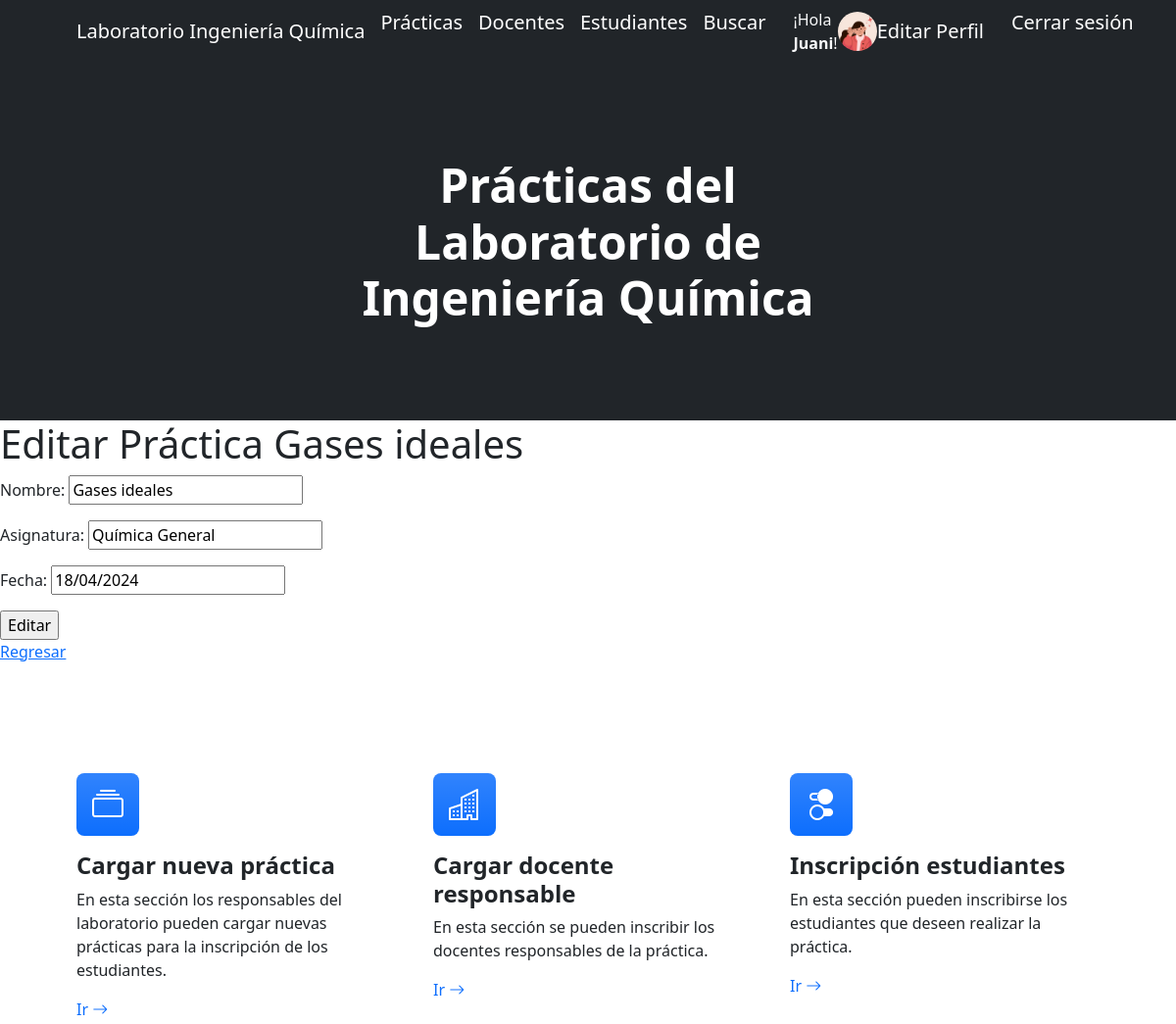
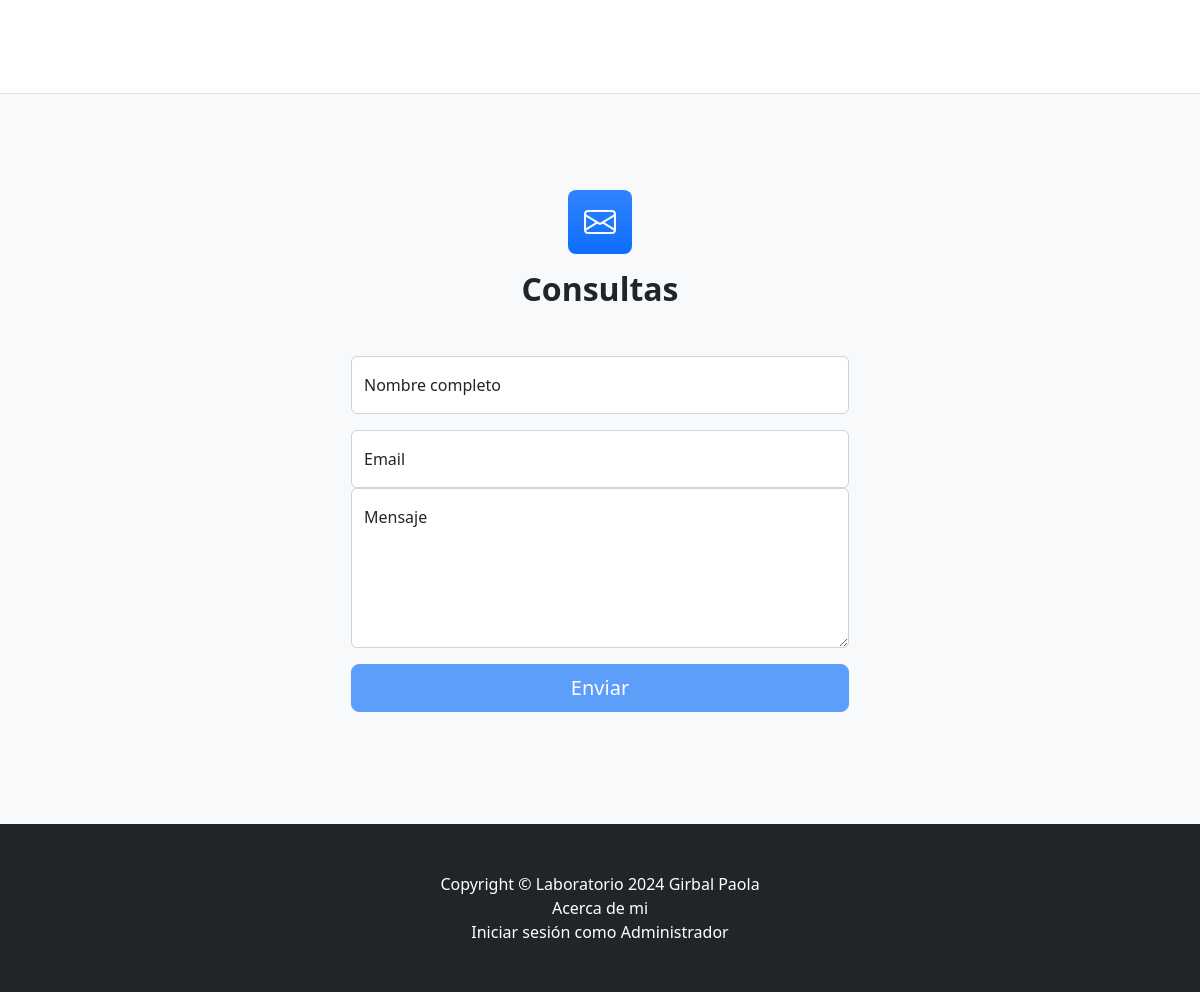
The page /practicaUpdate/1/ (signed in) on the database its author committed (2 pictures, top to bottom).
### AppLab/models.py (models this page shows, shortened)
class UserProfile(models.Model):
    user = models.OneToOneField(User, on_delete=models.CASCADE)
    avatar = models.ImageField(upload_to='avatars/', null=True, blank=True)

class Practica(models.Model):
    nombre = models.CharField(max_length=40)
    asignatura = models.CharField(max_length=30)
    fecha = models.DateField()

### AppLab/views.py (the view)
# urls.py: path('practicaUpdate/<int:pk>/', PracticaUpdate.as_view(), name = "practica_editar"),
class PracticaUpdate(LoginRequiredMixin, UpdateView):
    model = Practica
    template_name = "AppLab/practicaEditar.html"
    success_url = reverse_lazy('practicas')
    fields = ['nombre', 'asignatura', 'fecha']
    login_url = '/login'

### AppLab/templates/AppLab/practicaEditar.html (shortened to what this page needs)
{% extends "AppLab/padre.html" %}
{% load static %}
{% block contenidoQueCambia %}
<h1> Editar Práctica {{practica.nombre}} </h1>
<form action="" method="POST">
    {{form.as_p}}
    <input type="submit" value="Editar">
</form>
<p>
    <a href="{% url 'practicas' %}">Regresar</a>
</p>
{% endblock %}

### AppLab/templates/AppLab/padre.html (shortened to what this page needs)
<!DOCTYPE html>
<html lang="en">
    <head>
        {% load static %}
        <link href="https://cdn.jsdelivr.net/npm/bootstrap-icons@1.4.1/font/bootstrap-icons.css" rel="stylesheet" />
        <link href="{% static 'AppLab/css/styles.css' %}" rel="stylesheet" />
    </head>
    <body>
        <nav class="navbar navbar-expand-lg navbar-dark bg-dark">
            <div class="container px-5">
                <a class="navbar-brand" href="{% url 'inicio' %}">Laboratorio Ingeniería Química</a>
                <div class="collapse navbar-collapse" id="navbarSupportedContent">
                    <ul class="navbar-nav ms-auto mb-2 mb-lg-0">
                        <li class="nav-item"><a class="navbar-brand" href="{% url 'practicas' %}">Prácticas</a></li>
                        <li class="nav-item"><a class="navbar-brand" href="{% url 'docentes' %}">Docentes</a></li>
                        <li class="nav-item"><a class="navbar-brand" href="{% url 'estudiantes' %}">Estudiantes</a></li>
                        <li class="nav-item"><a class="navbar-brand" href="{% url 'buscar' %}">Buscar</a></li>
                    {% if request.user.is_authenticated %}
                        <div class="container d-flex align-items-center">
                            <span class="text-light mr-2"> ¡Hola <strong>{{ request.user.username }}</strong>!</span>
                            {% if request.user.userprofile.avatar %}
                                <img src="{{ request.user.userprofile.avatar.url }}" alt="Avatar" height="40" class="rounded-circle">
                            {% else %}
                                <img src="{% static 'default-avatar.png' %}" alt="Avatar" height="40" class="rounded-circle">
                            {% endif %}
                            <a class="navbar-brand ml-2" href="{% url 'editar_usuario' %}">Editar Perfil</a>
                        </div>
                        <form action="{% url 'logout' %}" method="post" id="logoutForm" class="ml-2">
                            <a class="navbar-brand" href="#" onclick="document.getElementById('logoutForm').submit();">Cerrar sesión</a>
                        </form>
                    {% else %}
                        <li class="nav-item"><a class="navbar-brand" href="{% url 'login' %}">Iniciar sesión</a></li>
                        <li class="nav-item"><a class="navbar-brand" href="{% url 'registro' %}">Registrate</a></li>
                    {% endif %}
                    </ul>
                </div>
            </div>
        </nav>
        <header class="bg-dark py-5">
            <div class="container px-5">
                <div class="row gx-5 justify-content-center">
                    <div class="col-lg-6">
                        <div class="text-center my-5">
                            <h1 class="display-5 fw-bolder text-white mb-2">Prácticas del Laboratorio de Ingeniería Química</h1>
                        </div>
                    </div>
                </div>
            </div>
        </header>
        {% block contenidoQueCambia %}
        {% endblock %}
        <section class="py-5 border-bottom" id="features">
            <div class="container px-5 my-5">
                <div class="row gx-5">
                    <div class="col-lg-4 mb-5 mb-lg-0">
                        <div class="feature bg-primary bg-gradient text-white rounded-3 mb-3"><i class="bi bi-collection"></i></div>
                        <h2 class="h4 fw-bolder">Cargar nueva práctica</h2>
                        <p>En esta sección los responsables del laboratorio pueden cargar nuevas prácticas para la inscripción de los estudiantes.</p>
                        <a class="text-decoration-none" href="{% url 'practicas' %}">
                            Ir
                            <i class="bi bi-arrow-right"></i>
                        </a>
                    </div>
                    <div class="col-lg-4 mb-5 mb-lg-0">
                        <div class="feature bg-primary bg-gradient text-white rounded-3 mb-3"><i class="bi bi-building"></i></div>
                        <h2 class="h4 fw-bolder">Cargar docente responsable</h2>
                        <p>En esta sección se pueden inscribir los docentes responsables de la práctica.</p>
                        <a class="text-decoration-none" href="{% url 'docentes' %}">
                            Ir
                            <i class="bi bi-arrow-right"></i>
                        </a>
                    </div>
                    <div class="col-lg-4">
                        <div class="feature bg-primary bg-gradient text-white rounded-3 mb-3"><i class="bi bi-toggles2"></i></div>
                        <h2 class="h4 fw-bolder">Inscripción estudiantes</h2>
                        <p>En esta sección pueden inscribirse los estudiantes que deseen realizar la práctica.</p>
                        <a class="text-decoration-none" href="{% url 'estudiantes' %}">
                            Ir
                            <i class="bi bi-arrow-right"></i>
                        </a>
                    </div>
                </div>
            </div>
        </section>
        <section class="bg-light py-5">
            <div class="container px-5 my-5 px-5">
                <div class="text-center mb-5">
                    <div class="feature bg-primary bg-gradient text-white rounded-3 mb-3"><i class="bi bi-envelope"></i></div>
                    <h2 class="fw-bolder">Consultas</h2>
                </div>
                <div class="row gx-5 justify-content-center">
                    <div class="col-lg-6">
                        <form id="contactForm" data-sb-form-api-token="API_TOKEN">
                            <div class="form-floating mb-3">
                                <input class="form-control" id="name" type="text" placeholder="Enter your name..." data-sb-validations="required" />
                                <label for="name">Nombre completo</label>
                            </div>
                            <div class="form-floating mb-3">
                                <input class="form-control" id="email" type="email" placeholder="name@example.com" data-sb-validations="required,email" />
                                <label for="email">Email</label>
                            <div class="form-floating mb-3">
                                <textarea class="form-control" id="message" type="text" placeholder="Enter your message here..." style="height: 10rem" data-sb-validations="required"></textarea>
                                <label for="message">Mensaje</label>
                            </div>
                            <div class="d-grid"><button class="btn btn-primary btn-lg disabled" id="submitButton" type="submit">Enviar</button></div>
                        </form>
                    </div>
                </div>
            </div>
        </section>
        <footer class="py-5 bg-dark">
            <div class="container px-5"><p class="m-0 text-center text-white">Copyright &copy; Laboratorio 2024 Girbal Paola</p></div>
            <div class="container px-5"><p class="m-0 text-center text-white"><a class="navbar-brand" href="{% url 'acerca_de_mi' %}">Acerca de mi</a></p></div>
            <div class="container px-5"><p class="m-0 text-center text-white"><a class="navbar-brand" href="{% url 'admin:index' %}">Iniciar sesión como Administrador</a></p></div>
        </footer>
    </body>
</html>

### rows shown on the page
Practica: nombre "Gases ideales", asignatura "Química General", fecha "18/04/2024"

### other values the page prints
{{ request.user.username }} "Juani"
